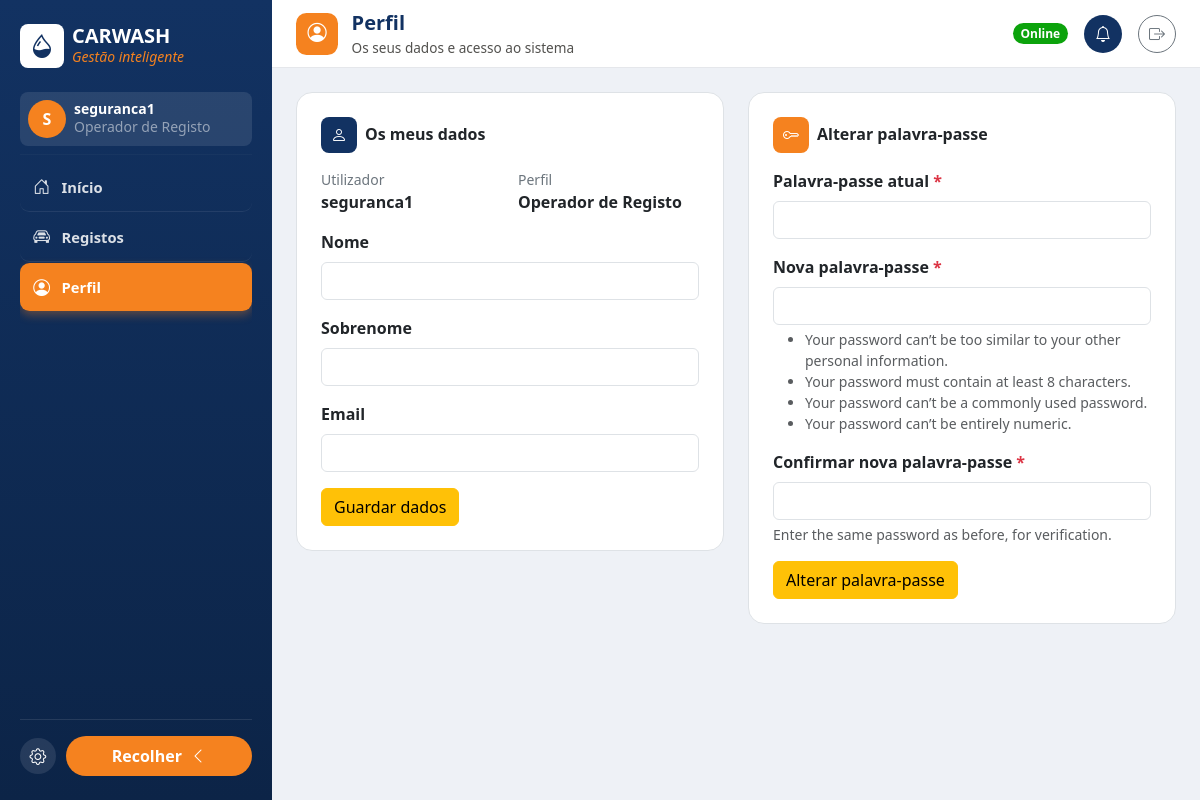
Page /perfil/ (signed in) on the committed database.
### accounts/models.py (models this page shows)
class User(AbstractUser):
    class Meta:
        permissions = [
            ('view_admin_dashboard', 'Pode ver o dashboard administrativo'),
        ]
    def is_seguranca(self):
        return self.has_perm('vehicles.view_vehicleentry')
    def is_tesoureira(self):
        return self.has_perm('cashbox.view_payment')
    def is_admin_role(self):
        return self.is_superuser or self.has_perm('accounts.view_admin_dashboard')
    @property
    def role_label(self):
        if self.is_admin_role():
            return 'Admin'
        labels = []
        if self.is_seguranca():
            labels.append('Operador de Registo')
        if self.is_tesoureira():
            labels.append('Caixa')
        return ' + '.join(labels) if labels else 'Sem perfil'

### accounts/views.py (the view, shortened to what this page needs)
# urls.py: path('perfil/', views.profile, name='profile'),
@login_required
def profile(request):
    profile_form = ProfileForm(instance=request.user)
    password_form = CwPasswordChangeForm(user=request.user)
    return render(request, 'accounts/profile.html', {
        'profile_form': profile_form,
        'password_form': password_form,
    })

### accounts/forms.py
class ProfileForm(forms.ModelForm):
    class Meta:
        model = User
        fields = ['first_name', 'last_name', 'email']
        labels = {'first_name': 'Nome', 'last_name': 'Sobrenome', 'email': 'Email'}
        widgets = {
            'first_name': forms.TextInput(attrs=CW_TEXT),
            'last_name': forms.TextInput(attrs=CW_TEXT),
            'email': forms.EmailInput(attrs=CW_TEXT),
        }

class CwPasswordChangeForm(PasswordChangeForm):
    def __init__(self, *args, **kwargs):
        super().__init__(*args, **kwargs)
        self.fields['old_password'].widget.attrs.update(CW_PASSWORD)
        self.fields['old_password'].label = 'Palavra-passe atual'
        self.fields['new_password1'].widget.attrs.update(CW_PASSWORD)
        self.fields['new_password1'].label = 'Nova palavra-passe'
        self.fields['new_password2'].widget.attrs.update(CW_PASSWORD)
        self.fields['new_password2'].label = 'Confirmar nova palavra-passe'

### templates/accounts/profile.html (shortened to what this page needs)
{% extends 'base.html' %}
{% block page_icon %}<div class="cw-topbar-icon"><i class="bi bi-person-circle"></i></div>{% endblock %}
{% block page_title %}Perfil{% endblock %}
{% block page_subtitle %}Os seus dados e acesso ao sistema{% endblock %}
{% block content %}
<div class="row g-4 d-none d-lg-flex">
    <div class="col-lg-6">
        <div class="bg-white border rounded-4 p-4">
            <div class="d-flex align-items-center gap-2 mb-3">
                <div class="cw-icon-box-sm bg-navy rounded-3 d-flex align-items-center justify-content-center text-white"><i class="bi bi-person"></i></div>
                <h6 class="mb-0 fw-bold">Os meus dados</h6>
            </div>
            <div class="row g-3 mb-3">
                <div class="col-6">
                    <div class="text-secondary small">Utilizador</div>
                    <div class="fw-semibold">{{ user.username }}</div>
                </div>
                <div class="col-6">
                    <div class="text-secondary small">Perfil</div>
                    <div class="fw-semibold">{{ user.role_label }}</div>
                </div>
            </div>
            {% include 'accounts/_profile_data_form.html' %}
        </div>
    </div>
    <div class="col-lg-6">
        <div class="bg-white border rounded-4 p-4">
            <div class="d-flex align-items-center gap-2 mb-3">
                <div class="cw-icon-box-sm bg-orange rounded-3 d-flex align-items-center justify-content-center text-white"><i class="bi bi-key"></i></div>
                <h6 class="mb-0 fw-bold">Alterar palavra-passe</h6>
            </div>
            {% include 'accounts/_profile_password_form.html' %}
        </div>
    </div>
</div>
{% endblock %}

### templates/partials/sidebar_content.html (shortened to what this page needs)
{% load static %}
<div class="d-flex align-items-center gap-2 mb-4">
    <div class="bg-white rounded-3 d-flex align-items-center justify-content-center flex-shrink-0" style="width: 44px; height: 44px;"><i class="bi bi-droplet-half text-navy fs-4"></i></div>
    <div class="cw-sidebar-label">
        <div class="fw-bold fs-5 lh-1 text-uppercase">CarWash</div>
        <div class="small text-orange fst-italic">Gestão inteligente</div>
    </div>
</div>
<div class="bg-white bg-opacity-10 rounded-3 p-2 d-flex align-items-center gap-2 mb-2">
    <div class="rounded-circle bg-orange text-white d-flex align-items-center justify-content-center fw-bold flex-shrink-0" style="width: 38px; height: 38px;">{{ user.username|slice:':1'|upper }}</div>
    <div class="min-w-0 cw-sidebar-label">
        <div class="fw-semibold small lh-1">{{ user.get_full_name|default:user.username }}</div>
        <div class="text-white-50 small">{{ user.role_label }}</div>
    </div>
</div>
<hr class="border-white border-opacity-10 my-2">
<nav class="cw-sidebar-nav nav flex-column">
    {% if user.is_seguranca %}
    <a class="nav-link {% if request.resolver_match.url_name == 'home' %}active{% endif %}"
       href="{% url 'vehicles:home' %}"><i class="bi bi-house-door"></i> <span class="cw-sidebar-label">Início</span></a>
    {% endif %}
    {% if user.is_seguranca or user.is_admin_role %}
    <a class="nav-link {% if request.resolver_match.app_name == 'vehicles' and request.resolver_match.url_name != 'trash_list' and request.resolver_match.url_name != 'home' %}active{% endif %}"
       href="{% url 'vehicles:list' %}"><i class="bi bi-car-front"></i> <span class="cw-sidebar-label">Registos</span></a>
    {% endif %}
    <a class="nav-link {% if request.resolver_match.url_name == 'profile' %}active{% endif %}"
       href="{% url 'profile' %}"><i class="bi bi-person-circle"></i> <span class="cw-sidebar-label">Perfil</span></a>
</nav>

### templates/partials/field.html (shortened to what this page needs)
{% if field.field.widget.input_type == 'checkbox' %}
<div class="form-check mb-3">
    {{ field }}
    <label class="form-check-label" for="{{ field.id_for_label }}">{{ field.label }}</label>
    {% if field.help_text %}<div class="form-text">{{ field.help_text }}</div>{% endif %}
    {% if field.errors %}<div class="text-danger small mt-1">{{ field.errors }}</div>{% endif %}
</div>
{% else %}
<div class="mb-3">
    <label class="form-label fw-semibold">
        {{ field.label }}{% if field.field.required %} <span class="text-danger">*</span>{% endif %}
    </label>
    {{ field }}
    {% if field.help_text %}<div class="form-text">{{ field.help_text }}</div>{% endif %}
</div>
{% endif %}

### static/css/theme.css (style rules this page uses)
:root { --cw-navy: #123262; --cw-navy-dark: #0c2447; --cw-orange: #f5821f; --cw-orange-dark: #d96c0f; --cw-good: #0ca30c; --cw-warning: #fab219; --cw-serious: #ec835a; --cw-critical: #d03b3b; --cw-muted: #898781; --cw-ink-primary: #0b0b0b; --cw-ink-secondary: #52514e; --cw-sidebar-width: 272px; --cw-topbar-height: 68px; }
.bg-navy { background-color: var(--cw-navy) !important; }
.bg-orange { background-color: var(--cw-orange) !important; }
.text-navy { color: var(--cw-navy) !important; }
.text-orange { color: var(--cw-orange) !important; }
.cw-icon-box-sm { width: 36px; height: 36px; flex-shrink: 0; }
body { background-color: #eef1f6; }
.cw-sidebar-nav .nav-link { color: rgba(255, 255, 255, .85); border-radius: .6rem; padding: .7rem .75rem; margin-bottom: .1rem; display: flex; align-items: center; gap: .65rem; font-size: .92rem; font-weight: 600; border-bottom: 1px solid rgba(255, 255, 255, .08); }
.cw-sidebar-nav .nav-link:last-child { border-bottom: none; }
.cw-sidebar-nav .nav-link i { font-size: 1.05rem; width: 1.2rem; text-align: center; }
.cw-sidebar-nav .nav-link.active { background: var(--cw-orange); color: #fff; border-bottom-color: transparent; box-shadow: 0 4px 10px rgba(245, 130, 31, .35); }
.cw-topbar-icon { width: 42px; height: 42px; border-radius: .65rem; background: var(--cw-orange); color: #fff; display: flex; align-items: center; justify-content: center; font-size: 1.2rem; flex-shrink: 0; }

### rows in the picture
User: username "S", get_full_name "seguranca1", role_label "Operador de Registo", username "seguranca1"

### other values in the picture
{{ field.label }} "Nome" "Sobrenome" "Email" "Palavra-passe atual" "Nova palavra-passe" "Confirmar nova palavra-passe"
{{ field.help_text }} "Enter the same password as before, for verification."
